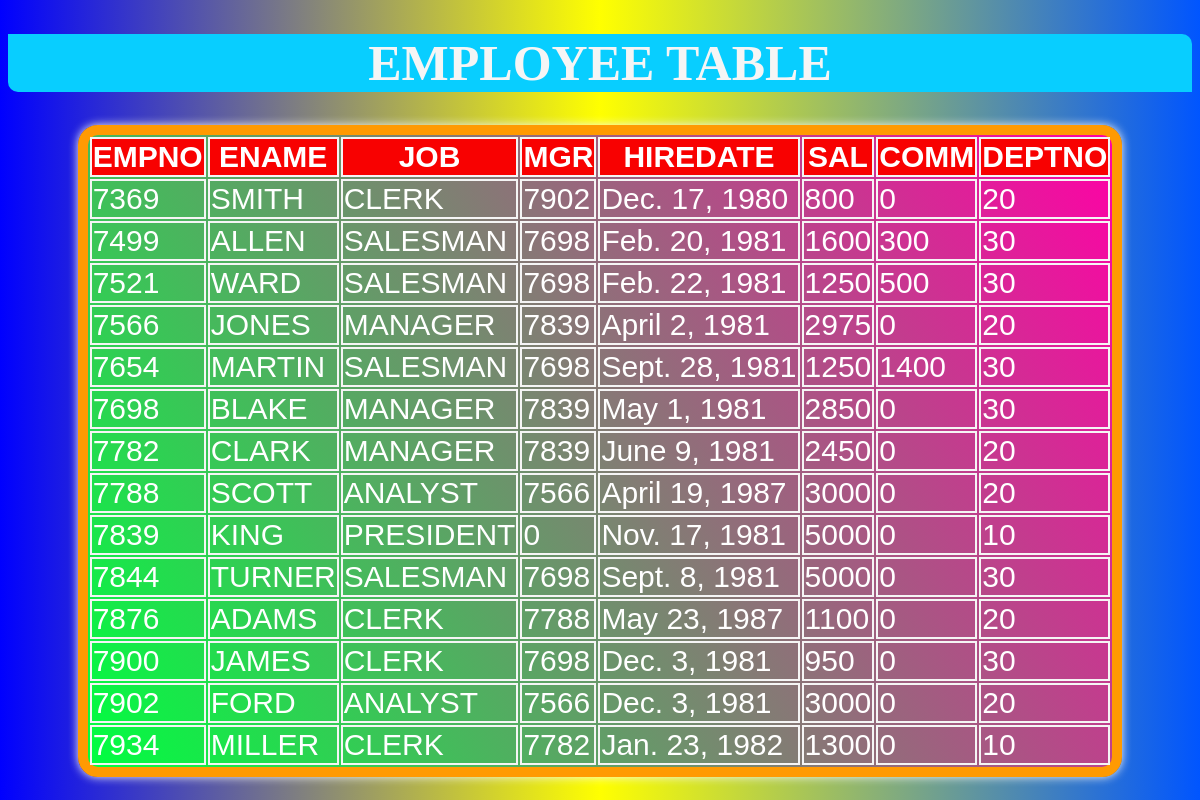
The page /Table2/ on the database its author committed.
### Charishma/models.py (models this page shows, shortened)
class Employee(models.Model):
    EMPNO=models.IntegerField(primary_key=True)
    ENAME=models.CharField(max_length=100)
    JOB=models.CharField(max_length=100)
    MGR=models.IntegerField()
    HIREDATE=models.DateField()
    SAL=models.IntegerField()
    COMM=models.IntegerField()
    DEPTNO=models.ForeignKey(Department,on_delete=models.CASCADE)

class Department(models.Model):
    DEPTNO=models.IntegerField(primary_key=True)
    DNAME=models.CharField(max_length=100)
    LOC=models.CharField(max_length=100)

### Charishma/views.py (the view)
# urls.py: path('Table2/',Table2,name='Table2'),
def Table2(request):
    LOT2=Employee.objects.all()
    d={'employees':LOT2}
    return render(request,'Table2.html',context=d)

### templates/Table2.html (shortened to what this page needs)
<!DOCTYPE html>
<html lang="en">
<head>
</head>
<body>
    <center>
        <h1>EMPLOYEE TABLE</h1>
        <table>
            <tr>
                <th >EMPNO</th>
                <th class="one" >ENAME</th>
                <th>JOB</th>
                <th>MGR</th>
                <th>HIREDATE</th>
                <th>SAL</th>
                <th>COMM</th>
                <th>DEPTNO</th>
            </tr>
            {% for eo in employees %}
            <tr>
                <td>{{eo.EMPNO}}</td>
                <td>{{eo.ENAME}}</td>
                <td>{{eo.JOB}}</td>
                <td>{{eo.MGR}}</td>
                <td>{{eo.HIREDATE}}</td>
                <td>{{eo.SAL}}</td>
                <td>{{eo.COMM}}</td>
                <td>{{eo.DEPTNO.DEPTNO}}</td>
            </tr>
            {% endfor %}
        </table>
    </center>
</body>
</html>

### templates/Table2.html (style rules this page uses)
body { background: linear-gradient(to right,blue,yellow,rgb(0, 85, 255)); }
table { background: linear-gradient(60deg,rgb(0, 255, 64),rgb(255, 0, 166)); border: 10px solid rgb(255, 154, 2); font-size: 30px; color: white; font-family: 'Franklin Gothic Medium', 'Arial Narrow', Arial, sans-serif; border-radius: 20px; box-shadow: 0px 0px 10px whitesmoke; }
h1 { background: rgb(8, 206, 255); border-radius: 0px 10px 0px 10px; color: whitesmoke; font-size: 50px; }
th { background-color: rgb(248, 1, 1); border: 2px solid whitesmoke; }
td { border: 2px solid whitesmoke; }

### rows shown on the page
Employee: EMPNO "7369", ENAME "SMITH", JOB "CLERK", MGR "7902", HIREDATE "Dec. 17, 1980", SAL "800", COMM "0", DEPTNO.DEPTNO "20"
Employee: EMPNO "7499", ENAME "ALLEN", JOB "SALESMAN", MGR "7698", HIREDATE "Feb. 20, 1981", SAL "1600", COMM "300", DEPTNO.DEPTNO "30"
Employee: EMPNO "7521", ENAME "WARD", JOB "SALESMAN", MGR "7698", HIREDATE "Feb. 22, 1981", SAL "1250", COMM "500", DEPTNO.DEPTNO "30"
Employee: EMPNO "7566", ENAME "JONES", JOB "MANAGER", MGR "7839", HIREDATE "April 2, 1981", SAL "2975", COMM "0", DEPTNO.DEPTNO "20"
Employee: EMPNO "7654", ENAME "MARTIN", JOB "SALESMAN", MGR "7698", HIREDATE "Sept. 28, 1981", SAL "1250", COMM "1400", DEPTNO.DEPTNO "30"
Employee: EMPNO "7698", ENAME "BLAKE", JOB "MANAGER", MGR "7839", HIREDATE "May 1, 1981", SAL "2850", COMM "0", DEPTNO.DEPTNO "30"
Employee: EMPNO "7782", ENAME "CLARK", JOB "MANAGER", MGR "7839", HIREDATE "June 9, 1981", SAL "2450", COMM "0", DEPTNO.DEPTNO "20"
Employee: EMPNO "7788", ENAME "SCOTT", JOB "ANALYST", MGR "7566", HIREDATE "April 19, 1987", SAL "3000", COMM "0", DEPTNO.DEPTNO "20"
Employee: EMPNO "7839", ENAME "KING", JOB "PRESIDENT", MGR "0", HIREDATE "Nov. 17, 1981", SAL "5000", COMM "0", DEPTNO.DEPTNO "10"
Employee: EMPNO "7844", ENAME "TURNER", JOB "SALESMAN", MGR "7698", HIREDATE "Sept. 8, 1981", SAL "5000", COMM "0", DEPTNO.DEPTNO "30"
Employee: EMPNO "7876", ENAME "ADAMS", JOB "CLERK", MGR "7788", HIREDATE "May 23, 1987", SAL "1100", COMM "0", DEPTNO.DEPTNO "20"
Employee: EMPNO "7900", ENAME "JAMES", JOB "CLERK", MGR "7698", HIREDATE "Dec. 3, 1981", SAL "950", COMM "0", DEPTNO.DEPTNO "30"
Employee: EMPNO "7902", ENAME "FORD", JOB "ANALYST", MGR "7566", HIREDATE "Dec. 3, 1981", SAL "3000", COMM "0", DEPTNO.DEPTNO "20"
Employee: EMPNO "7934", ENAME "MILLER", JOB "CLERK", MGR "7782", HIREDATE "Jan. 23, 1982", SAL "1300", COMM "0", DEPTNO.DEPTNO "10"
